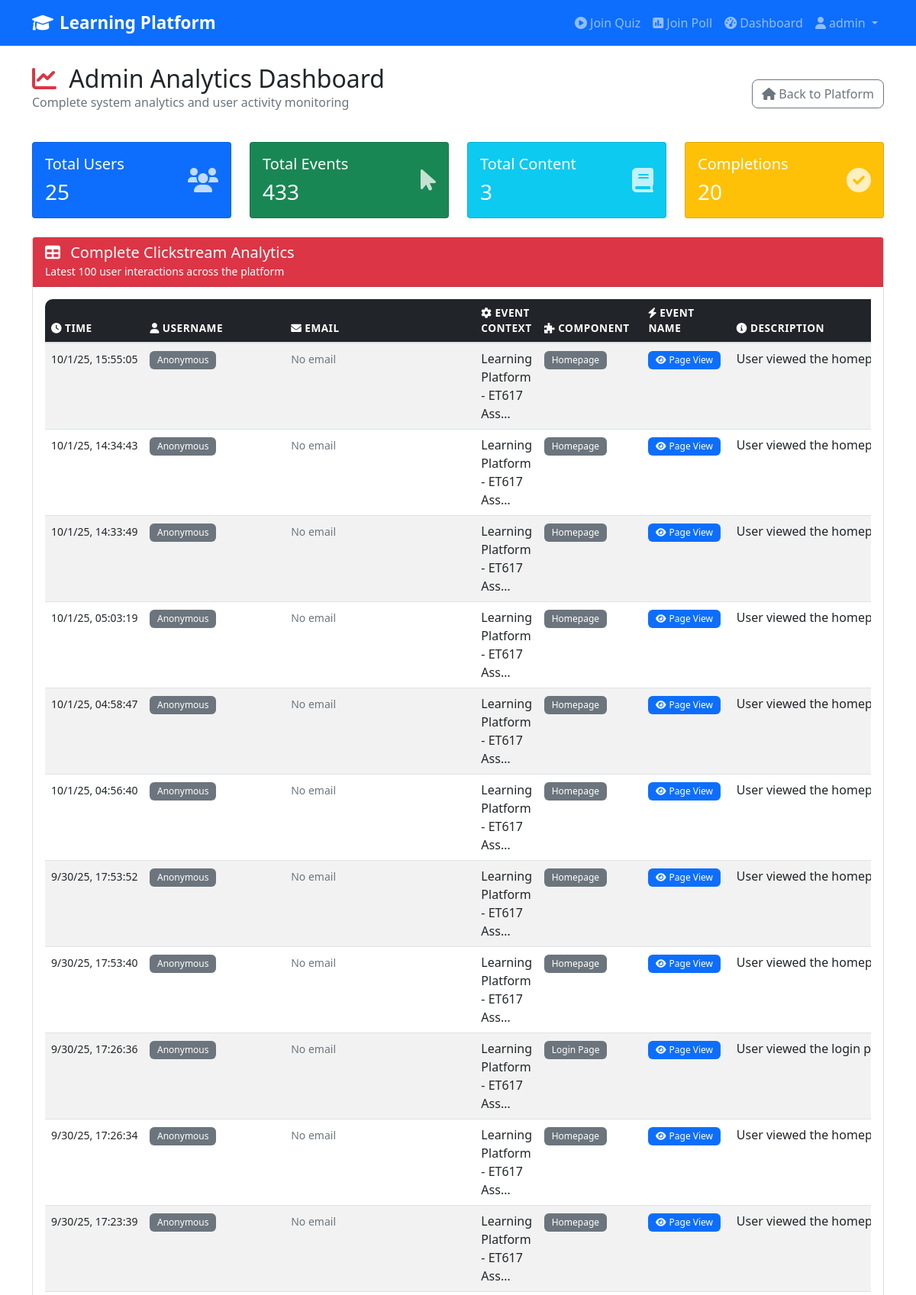
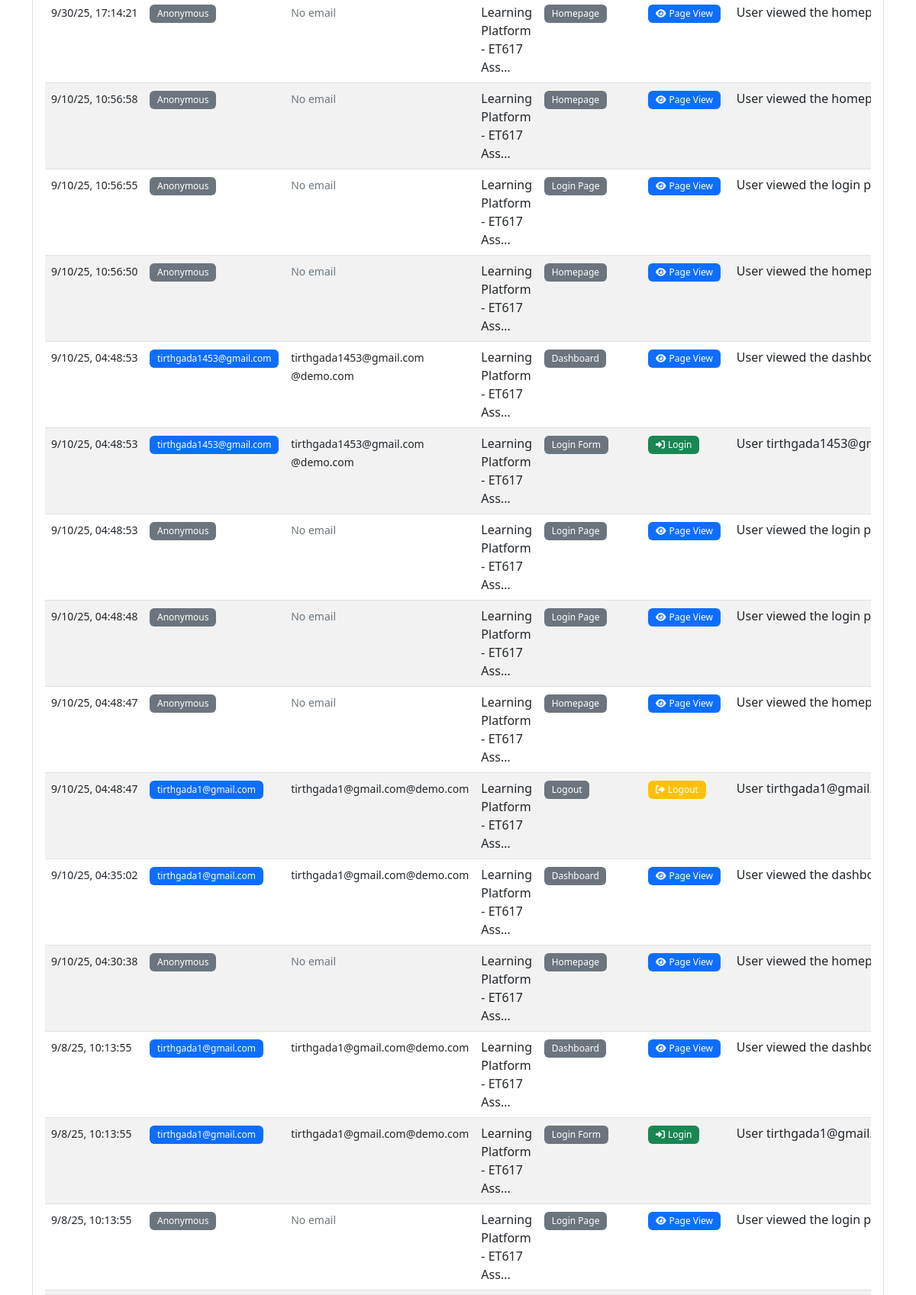
The app's page /admin-analytics/ (signed in, upper part) with its own data (2 pictures, top to bottom).
### learning_app/models.py (models this page shows, shortened)
class ClickstreamEvent(models.Model):
    EVENT_TYPES = [
        ('page_view', 'Page View'),
        ('click', 'Click'),
        ('video_play', 'Video Play'),
        ('video_pause', 'Video Pause'),
        ('video_complete', 'Video Complete'),
        ('quiz_attempt', 'Quiz Attempt'),
        ('quiz_submit', 'Quiz Submit'),
        ('text_read', 'Text Read'),
        ('login', 'Login'),
        ('logout', 'Logout'),
        ('registration', 'Registration'),
    ]
    user = models.ForeignKey(User, on_delete=models.CASCADE, null=True, blank=True)
    timestamp = models.DateTimeField(auto_now_add=True)
    event_context = models.CharField(max_length=500, default="Learning Platform")
    component = models.CharField(max_length=100)
    event_name = models.CharField(max_length=50, choices=EVENT_TYPES)
    description = models.TextField()
    origin = models.CharField(max_length=10, default="web")
    ip_address = models.GenericIPAddressField()
    user_agent = models.TextField(blank=True)
    url = models.URLField(max_length=500)
    referrer = models.URLField(max_length=500, blank=True, null=True)
    session_id = models.CharField(max_length=100, blank=True)
    class Meta:
        ordering = ['-timestamp']

### learning_app/views.py (the view)
# urls.py: path('admin-analytics/', views.admin_analytics_view, name='admin_analytics'),
def admin_analytics_view(request):
    if not request.session.get('admin_authenticated'):
        return redirect('admin_login')
    recent_events = ClickstreamEvent.objects.all()[:100]
    total_users = User.objects.count()
    total_events = ClickstreamEvent.objects.count()
    total_content = Content.objects.count()
    user_progress_stats = UserProgress.objects.filter(completed=True).count()
    context = {
        'recent_events': recent_events,
        'total_users': total_users,
        'total_events': total_events,
        'total_content': total_content,
        'user_progress_stats': user_progress_stats,
    }
    return render(request, 'learning_app/admin_analytics.html', context)

### templates/learning_app/admin_analytics.html (shortened to what this page needs)
{% extends 'base.html' %}
{% block content %}
<div class="row mb-4">
    <div class="col-12">
        <div class="d-flex justify-content-between align-items-center">
            <div>
                <h2 class="mb-0">
                    <i class="fas fa-chart-line text-danger me-2"></i>
                    Admin Analytics Dashboard
                </h2>
                <p class="text-muted">Complete system analytics and user activity monitoring</p>
            </div>
            <div>
                <a href="{% url 'home' %}" class="btn btn-outline-secondary">
                    <i class="fas fa-home me-1"></i>Back to Platform
                </a>
            </div>
        </div>
    </div>
</div>
<div class="row mb-4">
    <div class="col-md-3">
        <div class="card bg-primary text-white">
            <div class="card-body">
                <div class="d-flex align-items-center">
                    <div class="flex-grow-1">
                        <h5 class="card-title">Total Users</h5>
                        <h3 class="mb-0">{{ total_users }}</h3>
                    </div>
                    <i class="fas fa-users fa-2x opacity-75"></i>
                </div>
            </div>
        </div>
    </div>
    <div class="col-md-3">
        <div class="card bg-success text-white">
            <div class="card-body">
                <div class="d-flex align-items-center">
                    <div class="flex-grow-1">
                        <h5 class="card-title">Total Events</h5>
                        <h3 class="mb-0">{{ total_events }}</h3>
                    </div>
                    <i class="fas fa-mouse-pointer fa-2x opacity-75"></i>
                </div>
            </div>
        </div>
    </div>
    <div class="col-md-3">
        <div class="card bg-info text-white">
            <div class="card-body">
                <div class="d-flex align-items-center">
                    <div class="flex-grow-1">
                        <h5 class="card-title">Total Content</h5>
                        <h3 class="mb-0">{{ total_content }}</h3>
                    </div>
                    <i class="fas fa-book fa-2x opacity-75"></i>
                </div>
            </div>
        </div>
    </div>
    <div class="col-md-3">
        <div class="card bg-warning text-white">
            <div class="card-body">
                <div class="d-flex align-items-center">
                    <div class="flex-grow-1">
                        <h5 class="card-title">Completions</h5>
                        <h3 class="mb-0">{{ user_progress_stats }}</h3>
                    </div>
                    <i class="fas fa-check-circle fa-2x opacity-75"></i>
                </div>
            </div>
        </div>
    </div>
</div>
<div class="row">
    <div class="col-12">
        <div class="card">
            <div class="card-header bg-danger text-white">
                <h5 class="card-title mb-0">
                    <i class="fas fa-table me-2"></i>
                    Complete Clickstream Analytics
                </h5>
                <small>Latest 100 user interactions across the platform</small>
            </div>
            <div class="card-body">
                {% if recent_events %}
                    <div class="table-responsive">
                        <table class="table table-striped table-hover">
                            <thead class="table-dark">
                                <tr>
                                    <th><i class="fas fa-clock me-1"></i>Time</th>
                                    <th><i class="fas fa-user me-1"></i>Username</th>
                                    <th><i class="fas fa-envelope me-1"></i>Email</th>
                                    <th><i class="fas fa-cog me-1"></i>Event Context</th>
                                    <th><i class="fas fa-puzzle-piece me-1"></i>Component</th>
                                    <th><i class="fas fa-bolt me-1"></i>Event Name</th>
                                    <th><i class="fas fa-info-circle me-1"></i>Description</th>
                                </tr>
                            </thead>
                            <tbody>
                                {% for event in recent_events %}
                                <tr>
                                    <td class="text-nowrap">
                                        <small>{{ event.timestamp|date:"n/j/y, H:i:s" }}</small>
                                    </td>
                                    <td>
                                        {% if event.user %}
                                            <span class="badge bg-primary">{{ event.user.username }}</span>
                                        {% else %}
                                            <span class="badge bg-secondary">Anonymous</span>
                                        {% endif %}
                                    </td>
                                    <td>
                                        {% if event.user and event.user.email %}
                                            <small>{{ event.user.email }}</small>
                                        {% else %}
                                            <small class="text-muted">No email</small>
                                        {% endif %}
                                    </td>
                                    <td>{{ event.event_context|truncatechars:30 }}</td>
                                    <td>
                                        <span class="badge bg-secondary">{{ event.component }}</span>
                                    </td>
                                    <td>
                                        {% if event.event_name == 'page_view' %}
                                            <span class="badge bg-primary">
                                                <i class="fas fa-eye me-1"></i>{{ event.get_event_name_display }}
                                            </span>
                                        {% elif event.event_name == 'login' %}
                                            <span class="badge bg-success">
                                                <i class="fas fa-sign-in-alt me-1"></i>{{ event.get_event_name_display }}
                                            </span>
                                        {% elif event.event_name == 'logout' %}
                                            <span class="badge bg-warning">
                                                <i class="fas fa-sign-out-alt me-1"></i>{{ event.get_event_name_display }}
                                            </span>
                                        {% elif event.event_name == 'video_play' %}
                                            <span class="badge bg-info">
                                                <i class="fas fa-play me-1"></i>{{ event.get_event_name_display }}
                                            </span>
                                        {% elif event.event_name == 'video_complete' %}
                                            <span class="badge bg-success">
                                                <i class="fas fa-check me-1"></i>{{ event.get_event_name_display }}
                                            </span>
                                        {% elif event.event_name == 'quiz_submit' %}
                                            <span class="badge bg-warning">
                                                <i class="fas fa-question me-1"></i>{{ event.get_event_name_display }}
                                            </span>
                                        {% elif event.event_name == 'text_read' %}
                                            <span class="badge bg-info">
                                                <i class="fas fa-book-open me-1"></i>{{ event.get_event_name_display }}
                                            </span>
                                        {% else %}
                                            <span class="badge bg-dark">{{ event.get_event_name_display }}</span>
                                        {% endif %}
                                    </td>
                                    <td>
                                        <div class="text-truncate" style="max-width: 300px;" title="{{ event.description }}">
                                            {{ event.description|truncatechars:80 }}
                                        </div>
                                    </td>
                                </tr>
                                {% endfor %}
                            </tbody>
                        </table>
                    </div>
                {% else %}
                    <div class="text-center py-5">
                        <i class="fas fa-chart-line fa-4x text-muted mb-3"></i>
                        <h5>No Analytics Data Available</h5>
                        <p class="text-muted">No user interactions have been recorded yet.</p>
                    </div>
                {% endif %}
            </div>
        </div>
    </div>
</div>
{% endblock %}

### templates/base.html (shortened to what this page needs)
<!DOCTYPE html>
<html lang="en">
<head>
    <link href="https://cdn.jsdelivr.net/npm/bootstrap@5.1.3/dist/css/bootstrap.min.css" rel="stylesheet">
    <link href="https://cdnjs.cloudflare.com/ajax/libs/font-awesome/6.0.0/css/all.min.css" rel="stylesheet">
    {% load static %}
    <link href="{% static 'css/style.css' %}" rel="stylesheet">
</head>
<body>
    <nav class="navbar navbar-expand-lg navbar-dark bg-primary">
        <div class="container">
            <a class="navbar-brand" href="{% url 'home' %}">
                <i class="fas fa-graduation-cap me-2"></i>Learning Platform
            </a>
            <div class="collapse navbar-collapse" id="navbarNav">
                <ul class="navbar-nav ms-auto">
                    <li class="nav-item">
                        <a class="nav-link" href="{% url 'join_quiz' %}">
                            <i class="fas fa-play-circle me-1"></i>Join Quiz
                        </a>
                    </li>
                    <li class="nav-item">
                        <a class="nav-link" href="{% url 'join_poll' %}">
                            <i class="fas fa-poll me-1"></i>Join Poll
                        </a>
                    </li>
                    {% if request.session.teacher_id %}
                        <li class="nav-item">
                            <a class="nav-link" href="{% url 'teacher_dashboard' %}">
                                <i class="fas fa-chalkboard-teacher me-1"></i>Teacher Dashboard
                            </a>
                        </li>
                        <li class="nav-item dropdown">
                            <a class="nav-link dropdown-toggle" href="#" id="teacherDropdown" role="button" data-bs-toggle="dropdown">
                                <i class="fas fa-user-tie me-1"></i>Teacher
                            </a>
                            <ul class="dropdown-menu">
                                <li><a class="dropdown-item" href="{% url 'create_quiz' %}">
                                    <i class="fas fa-plus me-1"></i>Create Quiz
                                </a></li>
                                <li><a class="dropdown-item" href="{% url 'create_poll' %}">
                                    <i class="fas fa-poll me-1"></i>Create Poll
                                </a></li>
                                <li><hr class="dropdown-divider"></li>
                                <li><a class="dropdown-item" href="{% url 'teacher_polls' %}">
                                    <i class="fas fa-list me-1"></i>My Polls
                                </a></li>
                                <li><hr class="dropdown-divider"></li>
                                <li><a class="dropdown-item" href="#" onclick="logoutTeacher()">
                                    <i class="fas fa-sign-out-alt me-1"></i>Logout
                                </a></li>
                            </ul>
                        </li>
                    {% elif user.is_authenticated %}
                        <li class="nav-item">
                            <a class="nav-link" href="{% url 'dashboard' %}">
                                <i class="fas fa-tachometer-alt me-1"></i>Dashboard
                            </a>
                        </li>
                        <li class="nav-item dropdown">
                            <a class="nav-link dropdown-toggle" href="#" id="navbarDropdown" role="button" data-bs-toggle="dropdown">
                                <i class="fas fa-user me-1"></i>{{ user.username }}
                            </a>
                        </li>
                    {% endif %}
                </ul>
            </div>
        </div>
    </nav>
    <main class="container my-4">
        {% block content %}
        {% endblock %}
    </main>
</body>
</html>

### static/css/style.css (style rules this page uses)
.card { transition: transform 0.2s ease-in-out, box-shadow 0.2s ease-in-out; }
.navbar-brand { font-weight: 600; font-size: 1.4rem; }
.btn { border-radius: 8px; font-weight: 500; transition: all 0.2s ease-in-out; }
.badge { border-radius: 6px; font-weight: 500; padding: 0.5em 0.8em; }
.table { border-radius: 10px; overflow: hidden; }
.table thead th { border-bottom: 2px solid #dee2e6; font-weight: 600; text-transform: uppercase; font-size: 0.85rem; letter-spacing: 0.5px; }
.card { animation: fadeIn 0.5s ease-out; }

### records on screen
ClickstreamEvent: timestamp "10/1/25, 15:55:05", shows "Anonymous", shows "No email", event_context "Learning Platform - ET617 Ass…", component "Homepage", event_name "Page View", description "User viewed the…"
ClickstreamEvent: timestamp "10/1/25, 14:34:43", shows "Anonymous", shows "No email", event_context "Learning Platform - ET617 Ass…", component "Homepage", event_name "Page View", description "User viewed the…"
ClickstreamEvent: timestamp "10/1/25, 14:33:49", shows "Anonymous", shows "No email", event_context "Learning Platform - ET617 Ass…", component "Homepage", event_name "Page View", description "User viewed the…"
ClickstreamEvent: timestamp "10/1/25, 05:03:19", shows "Anonymous", shows "No email", event_context "Learning Platform - ET617 Ass…", component "Homepage", event_name "Page View", description "User viewed the…"
ClickstreamEvent: timestamp "10/1/25, 04:58:47", shows "Anonymous", shows "No email", event_context "Learning Platform - ET617 Ass…", component "Homepage", event_name "Page View", description "User viewed the…"
ClickstreamEvent: timestamp "10/1/25, 04:56:40", shows "Anonymous", shows "No email", event_context "Learning Platform - ET617 Ass…", component "Homepage", event_name "Page View", description "User viewed the…"
ClickstreamEvent: timestamp "9/30/25, 17:53:52", shows "Anonymous", shows "No email", event_context "Learning Platform - ET617 Ass…", component "Homepage", event_name "Page View", description "User viewed the…"
ClickstreamEvent: timestamp "9/30/25, 17:53:40", shows "Anonymous", shows "No email", event_context "Learning Platform - ET617 Ass…", component "Homepage", event_name "Page View", description "User viewed the…"
ClickstreamEvent: timestamp "9/30/25, 17:26:36", shows "Anonymous", shows "No email", event_context "Learning Platform - ET617 Ass…", component "Login Page", event_name "Page View", description "User viewed the login…"
ClickstreamEvent: timestamp "9/30/25, 17:26:34", shows "Anonymous", shows "No email", event_context "Learning Platform - ET617 Ass…", component "Homepage", event_name "Page View", description "User viewed the…"
ClickstreamEvent: timestamp "9/30/25, 17:23:39", shows "Anonymous", shows "No email", event_context "Learning Platform - ET617 Ass…", component "Homepage", event_name "Page View", description "User viewed the…"
ClickstreamEvent: timestamp "9/30/25, 17:14:21", shows "Anonymous", shows "No email", event_context "Learning Platform - ET617 Ass…", component "Homepage", event_name "Page View", description "User viewed the…"
ClickstreamEvent: timestamp "9/10/25, 10:56:58", shows "Anonymous", shows "No email", event_context "Learning Platform - ET617 Ass…", component "Homepage", event_name "Page View", description "User viewed the…"
ClickstreamEvent: timestamp "9/10/25, 10:56:55", shows "Anonymous", shows "No email", event_context "Learning Platform - ET617 Ass…", component "Login Page", event_name "Page View", description "User viewed the login…"
ClickstreamEvent: timestamp "9/10/25, 10:56:50", shows "Anonymous", shows "No email", event_context "Learning Platform - ET617 Ass…", component "Homepage", event_name "Page View", description "User viewed the…"
ClickstreamEvent: timestamp "9/10/25, 04:48:53", user.username "tirthgada1453@gmail.com", user.email "tirthgada1453@gmail.com @demo.com", event_context "Learning Platform - ET617 Ass…", component "Dashboard", event_name "Page View", description "User viewed the…"
ClickstreamEvent: timestamp "9/10/25, 04:48:53", user.username "tirthgada1453@gmail.com", user.email "tirthgada1453@gmail.com @demo.com", event_context "Learning Platform - ET617 Ass…", component "Login Form", event_name "Login", description "User tirthgada1453@gmail.com logge…"
ClickstreamEvent: timestamp "9/10/25, 04:48:53", shows "Anonymous", shows "No email", event_context "Learning Platform - ET617 Ass…", component "Login Page", event_name "Page View", description "User viewed the login…"
ClickstreamEvent: timestamp "9/10/25, 04:48:48", shows "Anonymous", shows "No email", event_context "Learning Platform - ET617 Ass…", component "Login Page", event_name "Page View", description "User viewed the login…"
ClickstreamEvent: timestamp "9/10/25, 04:48:47", shows "Anonymous", shows "No email", event_context "Learning Platform - ET617 Ass…", component "Homepage", event_name "Page View", description "User viewed the…"
ClickstreamEvent: timestamp "9/10/25, 04:48:47", user.username "tirthgada1@gmail.com", user.email "tirthgada1@gmail.com@demo.com", event_context "Learning Platform - ET617 Ass…", component "Logout", event_name "Logout", description "User…"
ClickstreamEvent: timestamp "9/10/25, 04:35:02", user.username "tirthgada1@gmail.com", user.email "tirthgada1@gmail.com@demo.com", event_context "Learning Platform - ET617 Ass…", component "Dashboard", event_name "Page View", description "User viewed the…"
ClickstreamEvent: timestamp "9/10/25, 04:30:38", shows "Anonymous", shows "No email", event_context "Learning Platform - ET617 Ass…", component "Homepage", event_name "Page View", description "User viewed the…"
ClickstreamEvent: timestamp "9/8/25, 10:13:55", user.username "tirthgada1@gmail.com", user.email "tirthgada1@gmail.com@demo.com", event_context "Learning Platform - ET617 Ass…", component "Dashboard", event_name "Page View", description "User viewed the…"
ClickstreamEvent: timestamp "9/8/25, 10:13:55", user.username "tirthgada1@gmail.com", user.email "tirthgada1@gmail.com@demo.com", event_context "Learning Platform - ET617 Ass…", component "Login Form", event_name "Login", description "User tirthgada1@gmail.com logged in…"
ClickstreamEvent: timestamp "9/8/25, 10:13:55", shows "Anonymous", shows "No email", event_context "Learning Platform - ET617 Ass…", component "Login Page", event_name "Page View", description "User viewed the login…"

### other values on screen
{{ user.username }} "admin"
{{ total_users }} "25"
{{ total_events }} "433"
{{ total_content }} "3"
{{ user_progress_stats }} "20"
